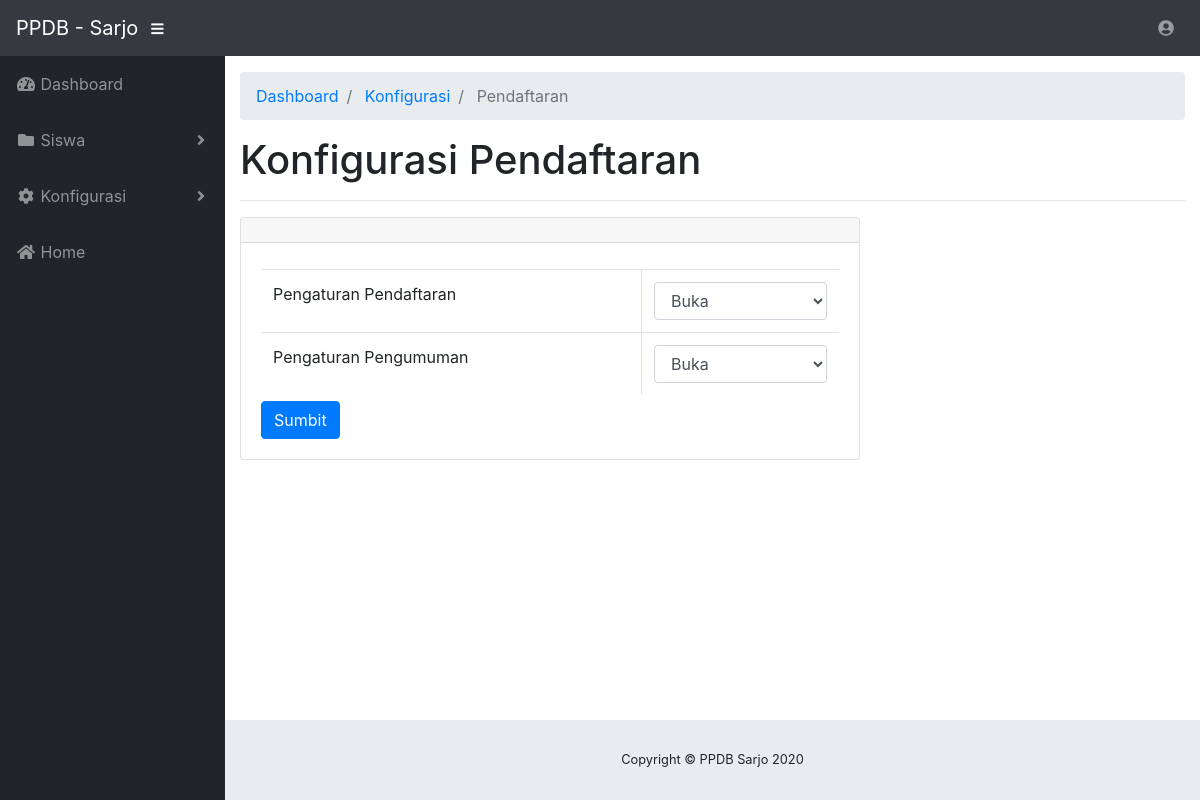
/index.php/admin/konfigurasi/pendaftaran, run on the app's committed database.
### tables this page shows
CREATE TABLE `konfigurasi` (
  `id` int(11) NOT NULL AUTO_INCREMENT,
  `nama_sekolah` varchar(30) DEFAULT NULL,
  `alamat_sekolah` varchar(50) DEFAULT NULL,
  `telepon_sekolah` char(12) DEFAULT NULL,
  `setdaftar` enum('Buka','Tutup') DEFAULT NULL,
  `setpengumuman` enum('Buka','Tutup') DEFAULT NULL,
  `nama_website` varchar(50) DEFAULT NULL,
  `keterangan` text DEFAULT NULL,
  `nama_kepsek` varchar(100) DEFAULT NULL,
  `foto_kepsek` varchar(50) DEFAULT NULL,
  `nama_wakasek` varchar(100) DEFAULT NULL,
  `foto_wakasek` varchar(50) DEFAULT NULL,
  PRIMARY KEY (`id`)
);

### application/libraries/Template.php (called while the page is built, shortened)
<?php
class Template
{
  var $template_data = array();
  function set($name, $value){
    $this->template_data[$name] = $value;
  }
  function load($template = '', $view = '' , $view_data = array(), $return = FALSE){
    $this->CI =& get_instance();
    $this->set('contents', $this->CI->load->view($view, $view_data, TRUE));
    return $this->CI->load->view($template, $this->template_data, $return);
  }
}

### application/controllers/admin/Konfigurasi.php (called while the page is built, shortened)
<?php
class Konfigurasi extends CI_Controller {
  public function pendaftaran()
  {
    $data = konfigurasi('Konfigurasi Pendaftaran');
    $data['daftar'] = [
      'Buka'=>'Buka',
      'Tutup'=>'Tutup'
    ];
    $data['pengumuman'] = [
      'Buka'=>'Buka',
      'Tutup'=>'Tutup'
    ];
    $this->form_validation->set_rules('setdaftar', 'Pengaturan Pendaftaran', 'trim|required');
    $this->form_validation->set_rules('setpengumuman', 'Pengaturan Pengumuman', 'trim|required');
    if ($this->form_validation->run() == FALSE) {
      $this->template->load('admin/template/template', 'admin/konfigurasi/pendaftaran', $data);
    }
  }
}

### index.php (called while the page is built, shortened)
<?php
require_once BASEPATH.'core/CodeIgniter.php';

### application/helpers/kastana_helper.php (called while the page is built, shortened)
<?php
function konfigurasi($title, $c_des=null)
{
  $CI = get_instance();
  $admin = $CI->db->get_where('users', ['level' => 1])->row();
  $site = $CI->Konfigurasi_model->listing();
  $data = array(
    'title'        => $title.' | '.$site['nama_website'],
	'site'         => $site,
	'admin_name'   => $admin->name
  );
  return $data;
}

### application/models/Konfigurasi_model.php (called while the page is built, shortened)
<?php
class Konfigurasi_model extends CI_Model{
  public function listing()
  {
    return $this->db->get('konfigurasi')->row_array();
  }
}

### application/views/admin/konfigurasi/pendaftaran.php (the view)
<div class="container-fluid">
  <ol class="breadcrumb">
    <li class="breadcrumb-item">
      <a href="<?=site_url('admin/dashboard');?>">Dashboard</a>
    </li>
    <li class="breadcrumb-item">
      <a href="<?=site_url('admin/konfigurasi');?>">Konfigurasi</a>
    </li>
    <li class="breadcrumb-item active">
      Pendaftaran
    </li>
  </ol>
  <h1>Konfigurasi Pendaftaran</h1>
  <hr>
  <div class="row">
    <div class="col-md-8">
      <div class="card mb-3">
        <div class="card-header">
        </div>
        <div class="card-body">
          <form action="<?=site_url('admin/konfigurasi/pendaftaran');?>" method="post">
            <div class="table-responsive">
              <table class="table table-bordered" id="dataTable" width="100%" cellspacing="0">
                <tbody>
                  <tr>
                    <td>Pengaturan Pendaftaran</td>
                    <td>
                      <?=form_dropdown('setdaftar', $daftar, $site['setdaftar'], 'class="form-control"');?>
                    </td>
                  </tr>
                  <tr>
                    <td>Pengaturan Pengumuman</td>
                    <td>
                      <?=form_dropdown('setpengumuman', $pengumuman, $site['setpengumuman'], 'class="form-control"');?>
                    </td>
                  </tr>
                </tbody>
              </table>
            </div>
            <button type="submit" class="btn btn-primary">Sumbit</button>
          </form>
        </div>
      </div>
    </div>
  </div>
</div>

### application/views/admin/template/template.php (shortened to what this page needs)
<!DOCTYPE html>
<html lang="en">
<head>
  <link href="<?=base_url('assets');?>/vendor/fontawesome-free/css/all.min.css" rel="stylesheet" type="text/css">
  <link href="<?=base_url('assets');?>/vendor/datatables/dataTables.bootstrap4.css" rel="stylesheet">
  <link href="<?=base_url('assets');?>/vendor/datatables/dataTables.bootstrap4.css" rel="stylesheet">
  <link href="<?=base_url('assets');?>/css/sb-admin.css" rel="stylesheet">
  <link rel="stylesheet" href="<?=base_url('assets/vendor');?>/sweetalert2-theme-bootstrap-4/bootstrap-4.min.css">
  <link rel="stylesheet" href="<?=base_url('assets/vendor');?>/toastr/toastr.min.css">
</head>
<body id="page-top">
  <nav class="navbar navbar-expand navbar-dark bg-dark static-top">
    <a class="navbar-brand mr-1" href="<?=site_url('admin/dashboard');?>">PPDB - Sarjo</a>
    <button class="btn btn-link btn-sm text-white order-1 order-sm-0" id="sidebarToggle" href="#">
      <i class="fas fa-bars"></i>
    </button>
    <ul class="navbar-nav ml-auto ml-md-0">
      <li class="nav-item dropdown no-arrow">
        <a class="nav-link dropdown-toggle" href="#" id="userDropdown" role="button" data-toggle="dropdown" aria-haspopup="true" aria-expanded="false">
          <i class="fas fa-user-circle fa-fw"></i> <?=$this->session->userdata('username');?>
        </a>
      </li>
    </ul>
  </nav>
  <div id="wrapper">
    <ul class="sidebar navbar-nav">
      <li class="nav-item">
        <a class="nav-link" href="<?=site_url('admin/dashboard');?>">
          <i class="fas fa-fw fa-tachometer-alt"></i>
          <span>Dashboard</span>
        </a>
      </li>
      <li class="nav-item dropdown">
        <a class="nav-link dropdown-toggle" href="#" id="pagesDropdown" role="button" data-toggle="dropdown" aria-haspopup="true" aria-expanded="false">
          <i class="fas fa-fw fa-folder"></i>
          <span>Siswa</span>
        </a>
      </li>
      <li class="nav-item dropdown">
        <a class="nav-link dropdown-toggle" href="#" id="pagesDropdown" role="button" data-toggle="dropdown" aria-haspopup="true" aria-expanded="false">
          <i class="fas fa-fw fa-cog"></i>
          <span>Konfigurasi</span>
        </a>
      </li>
      <li class="nav-item">
        <a class="nav-link" href="<?=site_url('home');?>">
          <i class="fas fa-fw fa-home"></i>
          <span>Home</span></a>
      </li>
    </ul>
    <div id="content-wrapper">
      <?=$contents;?>
      <footer class="sticky-footer">
        <div class="container my-auto">
          <div class="copyright text-center my-auto">
            <span>Copyright © <?=$site['nama_website'].' '.date('Y');?></span>
          </div>
        </div>
      </footer>
    </div>
  </div>
</body>
</html>

### data on the page
konfigurasi: setdaftar "Buka", setpengumuman "Buka", nama_website "PPDB Sarjo"
